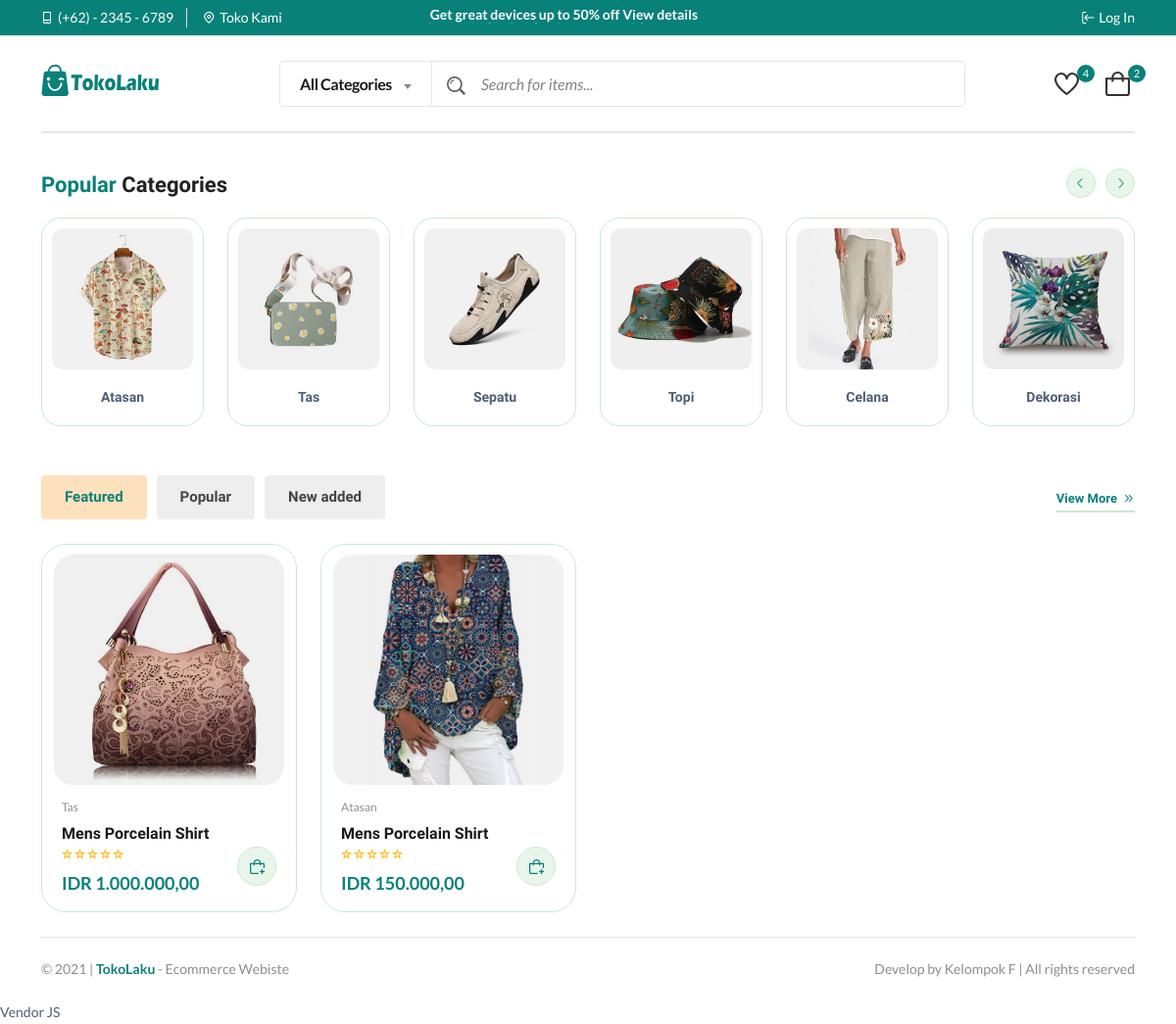
The page /public/index.php on the database its author committed.
### tables this page shows
CREATE TABLE `category` (
  `id` int(11) UNSIGNED NOT NULL,
  `name` varchar(255) NOT NULL,
  `description` text NOT NULL,
  `image` varchar(255) NOT NULL
);

CREATE TABLE `product` (
  `id` int(11) UNSIGNED NOT NULL,
  `name` varchar(255) NOT NULL,
  `category_id` int(11) UNSIGNED NOT NULL,
  `image` varchar(255) NOT NULL,
  `stock` int(11) NOT NULL,
  `description` text DEFAULT NULL,
  `price` double(10,2) NOT NULL,
  `seller_id` int(11) UNSIGNED NOT NULL,
  `created` timestamp NOT NULL DEFAULT current_timestamp(),
  `modified` timestamp NOT NULL DEFAULT current_timestamp() ON UPDATE current_timestamp()
);

### app/core/Controller.php (called while the page is built, shortened)
<?php
class Controller {
    public function view($view, $data = [])
    {
        require_once '../app/views/' . $view . '.php';
    }
    public function model($model)
    {
        return new $model;
    }
}

### app/controllers/Home.php (called while the page is built, shortened)
<?php
class Home extends Controller {
    public function index()
    {
        $data['pageTitle']  = '';
        $data['category']   = $this->model('CategoryModel')->getAllProductCategories();
        $data['product']    = $this->model('ProductModel')->getAllProduct();
        $this->view('templates/FrondEndHeader', $data);
        $this->view('home/index', $data);
        $this->view('templates/FrondEndFooter');
    }
}

### app/core/App.php (called while the page is built, shortened)
<?php
class App {
    protected $method = 'index';
    protected $params = [];
    public function __construct()
    {
        $this->controller = new $this->controller;
        call_user_func_array([$this->controller, $this->method], $this->params);
    }
}

### public/index.php (called while the page is built, shortened)
<?php
$app = new App;

### app/core/Database.php (called while the page is built, shortened)
<?php
class Database {
    private $host = DB_HOST;
    private $user = DB_USER;
    private $pass = DB_PASS;
    private $db_name = DB_NAME;
    private $dbh;
    private $stmt;
    public function __construct()
    {
        $dsn = 'mysql:host=' . $this->host . ';dbname=' . $this->db_name;
        $option = [
            PDO::ATTR_PERSISTENT => true,
            PDO::ATTR_ERRMODE => PDO::ERRMODE_EXCEPTION
        ];
        try {
            $this->dbh = new PDO($dsn, $this->user, $this->pass, $option);
        } catch(PDOException $e) {
            die($e->getMessage());
        }
    }
    public function query($query)
    {
        $this->stmt = $this->dbh->prepare($query);
    }
    public function execute()
    {
        $this->stmt->execute();
    }
    public function resultSet()
    {
        $this->execute();
        return $this->stmt->fetchAll(PDO::FETCH_ASSOC);
    }
}

### app/models/CategoryModel.php (called while the page is built, shortened)
<?php
class CategoryModel {
    private $table  = 'category';
    private $table2  = 'product';
    private $db;
    public function __construct()
    {
        $this->db = new Database;
    }
    public function getAllProductCategories(){
        $query = "
            SELECT *
            FROM ". $this->table ."
            LEFT JOIN (
                SELECT category_id, COUNT(category_id) AS jumlahProduk
                FROM ". $this->table2 ."
                GROUP BY category_id) AS product
            ON category.id = product.category_id;
        ";
        $this->db->query($query);
        $this->db->execute();
        return $this->db->resultSet();
    }
}

### app/models/ProductModel.php (called while the page is built, shortened)
<?php
class ProductModel {
    private $table = 'product';
    private $table2 = 'category';
    private $db;
    public function __construct()
    {
        $this->db = new Database;
    }
    public function getAllProduct()
    {
        $query = "
            SELECT p.id, p.name, c.name AS category, p.image, p.stock, p.description, p.price, p.seller_id, p.created, p.modified
            FROM ". $this->table ." p
            LEFT JOIN ". $this->table2 ." c
            ON p.category_id = c.id;
        ";
        $this->db->query('SELECT * FROM ' . $this->table);
        $this->db->query($query);
        $this->db->execute();
        return $this->db->resultSet();
    }
}

### app/core/Formatter.php (called while the page is built)
<?php
class Formatter {
    public static function rupiah($value)
    {
        $rupiah = "IDR " . number_format($value, '2', ',', '.');
        return $rupiah;
    }
}

### app/views/home/index.php (the view, shortened to what this page needs)
<main class="main">
    <section class="popular-categories section-padding mt-15">
        <div class="container wow fadeIn animated">
            <h3 class="section-title mb-20"><span>Popular</span> Categories</h3>
            <div class="carausel-6-columns-cover position-relative">
                <div class="carausel-6-columns" id="carausel-6-columns">
                    <?php foreach( $data['category'] as $category ) : ?>
                        <div class="card-1">
                            <figure class=" img-hover-scale overflow-hidden">
                                <a href="shop-grid-right.html"><img src="<?= IMGBASEURL; ?>/<?= $category['image'] ?>" alt="<?= $category['name'] ?>"></a>
                            </figure>
                            <h5><a href="shop-grid-right.html"><?= $category['name'] ?></a></h5>
                        </div>
                    <?php endforeach; ?>
                </div>
            </div>
        </div>
    </section>
    <section class="product-tabs section-padding wow fadeIn animated">
        <div class="container">
            <div class="tab-header">
                <ul class="nav nav-tabs" id="myTab" role="tablist">
                    <li class="nav-item" role="presentation">
                        <button class="nav-link active" id="nav-tab-one" data-bs-toggle="tab" data-bs-target="#tab-one" type="button" role="tab" aria-controls="tab-one" aria-selected="true">Featured</button>
                    </li>
                    <li class="nav-item" role="presentation">
                        <button class="nav-link" id="nav-tab-two" data-bs-toggle="tab" data-bs-target="#tab-two" type="button" role="tab" aria-controls="tab-two" aria-selected="false">Popular</button>
                    </li>
                    <li class="nav-item" role="presentation">
                        <button class="nav-link" id="nav-tab-three" data-bs-toggle="tab" data-bs-target="#tab-three" type="button" role="tab" aria-controls="tab-three" aria-selected="false">New added</button>
                    </li>
                </ul>
                <a href="#" class="view-more d-none d-md-flex">View More<i class="fi-rs-angle-double-small-right"></i></a>
            </div>
            <div class="tab-content wow fadeIn animated" id="myTabContent">
                <div class="tab-pane fade show active" id="tab-one" role="tabpanel" aria-labelledby="tab-one">
                    <div class="row product-grid-4">
                    <?php foreach( $data['product'] as $product ) : ?>
                            <div class="col-lg-3 col-md-4 col-12 col-sm-6">
                                <div class="product-cart-wrap mb-xs-30">
                                    <div class="product-img-action-wrap">
                                        <div class="product-img product-img-zoom">
                                            <a href="<?= BASEURL ?>/home/product/<?= $product['id'] ?>">
                                                <img class="default-img" src="<?= IMGBASEURL; ?>/<?= $product['image'] ?>" alt="<?= $product['name'] ?>">
                                            </a>
                                        </div>
                                    </div>
                                    <div class="product-content-wrap">
                                        <div class="product-category">
                                            <a href="#"><?= $product['category'] ?></a>
                                        </div>
                                        <h2><a href="#">Mens Porcelain Shirt</a></h2>
                                        <div class="rating-result" title="90%">
                                        </div>
                                        <div class="product-price">
                                            <span><?= Formatter::rupiah($product['price']) ?></span>
                                        </div>
                                        <div class="product-action-1 show">
                                            <a aria-label="Add To Cart" class="action-btn hover-up" href="shop-cart.html"><i class="fi-rs-shopping-bag-add"></i></a>
                                        </div>
                                    </div>
                                </div>
                            </div>
                        <?php endforeach; ?>
                    </div>
                </div>
            </div>
        </div>
    </section>
</main>

### app/views/templates/FrondEndHeader.php (shortened to what this page needs)
<!DOCTYPE html>
<html class="no-js" lang="en">
<head>
    <link rel="stylesheet" href="<?= BASEURL; ?>/frondend/css/main.css">
    <link rel="stylesheet" href="<?= BASEURL; ?>/vendor/sweetalert2.min.css">
</head>
<body>
    <header class="header-area header-style-3 header-height-2">
        <div class="header-top header-top-ptb-1 d-none d-lg-block">
            <div class="container">
                <div class="row align-items-center">
                    <div class="col-xl-3 col-lg-4">
                        <div class="header-info">
                            <ul>
                                <li><i class="fi-rs-smartphone"></i> <a href="#">(+62) - 2345 - 6789</a></li>
                                <li><i class="fi-rs-marker"></i><a href="page-contact.html">Toko Kami</a></li>
                            </ul>
                        </div>
                    </div>
                    <div class="col-xl-6 col-lg-4">
                        <div class="text-center">
                            <div id="news-flash" class="d-inline-block">
                                <ul>
                                    <li>Get great devices up to 50% off <a href="shop-grid-right.html">View details</a></li>
                                </ul>
                            </div>
                        </div>
                    </div>
                    <div class="col-xl-3 col-lg-4">
                        <div class="header-info header-info-right">
                            <ul>
                                <?php if(isset($_SESSION['HomeLogin'])) : ?>
                                    <li>
                                        <a class="language-dropdown-active" href="#"> <i class="fi-rs-user"></i> Account <i class="fi-rs-angle-small-down"></i></a>
                                        <ul class="language-dropdown">
                                            <li><a href="<?= BASEURL; ?>/home/profile">Profile</a></li>
                                            <li><a href="<?= BASEURL; ?>/home/logout">Logout</a></li>
                                        </ul>
                                    </li>
                                <?php else :  ?>
                                    <li><i class="fi-rs-sign-in"></i><a href="<?= BASEURL; ?>/home/login">Log In</a></li>
                                <?php endif; ?>
                            </ul>
                        </div>
                    </div>
                </div>
            </div>
        </div>
        <div class="header-middle header-middle-ptb-1 d-none d-lg-block">
            <div class="container">
                <div class="header-wrap">
                    <div class="logo logo-width-1">
                        <a href="<?= BASEURL; ?>/home"><img src="<?= BASEURL; ?>/frondend/imgs/theme/logo.svg" alt="logo"></a>
                    </div>
                    <div class="header-right">
                        <div class="search-style-2">
                            <form action="#">
                                <input type="text" placeholder="Search for items...">
                            </form>
                        </div>
                        <div class="header-action-right">
                            <div class="header-action-2">
                                <div class="header-action-icon-2">
                                    <a href="#">
                                        <img class="svgInject" alt="TokoLaku" src="<?= BASEURL; ?>/frondend/imgs/theme/icons/icon-heart.svg">
                                        <span class="pro-count blue">4</span>
                                    </a>
                                </div>
                                <div class="header-action-icon-2">
                                    <a class="mini-cart-icon" href="#">
                                        <img alt="TokoLaku" src="<?= BASEURL; ?>/frondend/imgs/theme/icons/icon-cart.svg">
                                        <span class="pro-count blue">2</span>
                                    </a>
                                </div>
                            </div>
                        </div>
                    </div>
                </div>
            </div>
        </div>
        <div class="header-bottom header-bottom-bg-color sticky-bar">
            <div class="container">
                <div class="header-wrap header-space-between position-relative  main-nav">
                </div>
            </div>
        </div>
    </header>

### app/views/templates/FrondEndFooter.php (shortened to what this page needs)
<footer class="main">
    <div class="container pb-20 wow fadeIn animated">
        <div class="row">
            <div class="col-12 mb-20">
                <div class="footer-bottom"></div>
            </div>
            <div class="col-lg-6">
                <p class="float-md-left font-sm text-muted mb-0">&copy; 2021 | <strong class="text-brand"><?= APPNAME; ?></strong> - Ecommerce Webiste </p>
            </div>
            <div class="col-lg-6">
                <p class="text-lg-end text-start font-sm text-muted mb-0"> Develop by <?= DEVELOPER; ?> | All rights reserved </p>
            </div>
        </div>
    </div>
</footer>
Vendor JS
<script src="<?= BASEURL; ?>/vendor/SweetAlert/sweetalert2.all.min.js"></script> <?= SweetAlert::sweetAlert() ?> <?= SweetAlert::sweetToast() ?> </body>
</html>

### rows shown on the page
category: image (picture), name "Atasan"
category: image (picture), name "Tas"
category: image (picture), name "Sepatu"
category: image (picture), name "Topi"
category: image (picture), name "Celana"
category: image (picture), name "Dekorasi"
product: image (picture), category.name "Tas", price "IDR 1.000.000,00"
product: image (picture), category.name "Atasan", price "IDR 150.000,00"

### other values the page prints
APPNAME "TokoLaku"
DEVELOPER "Kelompok F"
